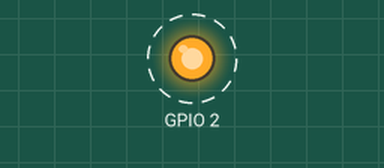
This sketch was run on a simulated ESP32. On the bench: output pins drawn as LEDs (lit = HIGH). Dashed ring = blinking. What the sketch prints to the serial monitor is not drawn.

Above: at 0.5 s.
Timing chart, 0 to 4.6 s (numbered marks = the images above):
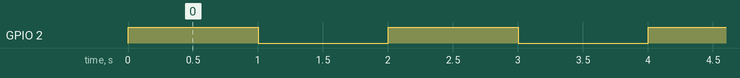

Measured:
- by itself, GPIO 2: alternates HIGH for 1.0 s and LOW for 1.0 s

The sketch:

esp32_led_test1.ino
```cpp
//esp32_led_test1
#include <ros.h>
#include <SPI.h>

void  setup(){
  Serial.begin(115200);
  pinMode(2, OUTPUT);
}

void loop() {
  Serial.print("check");
  digitalWrite(2, HIGH);
  delay(1000);
  digitalWrite(2, LOW);
  delay(1000);
}
```
